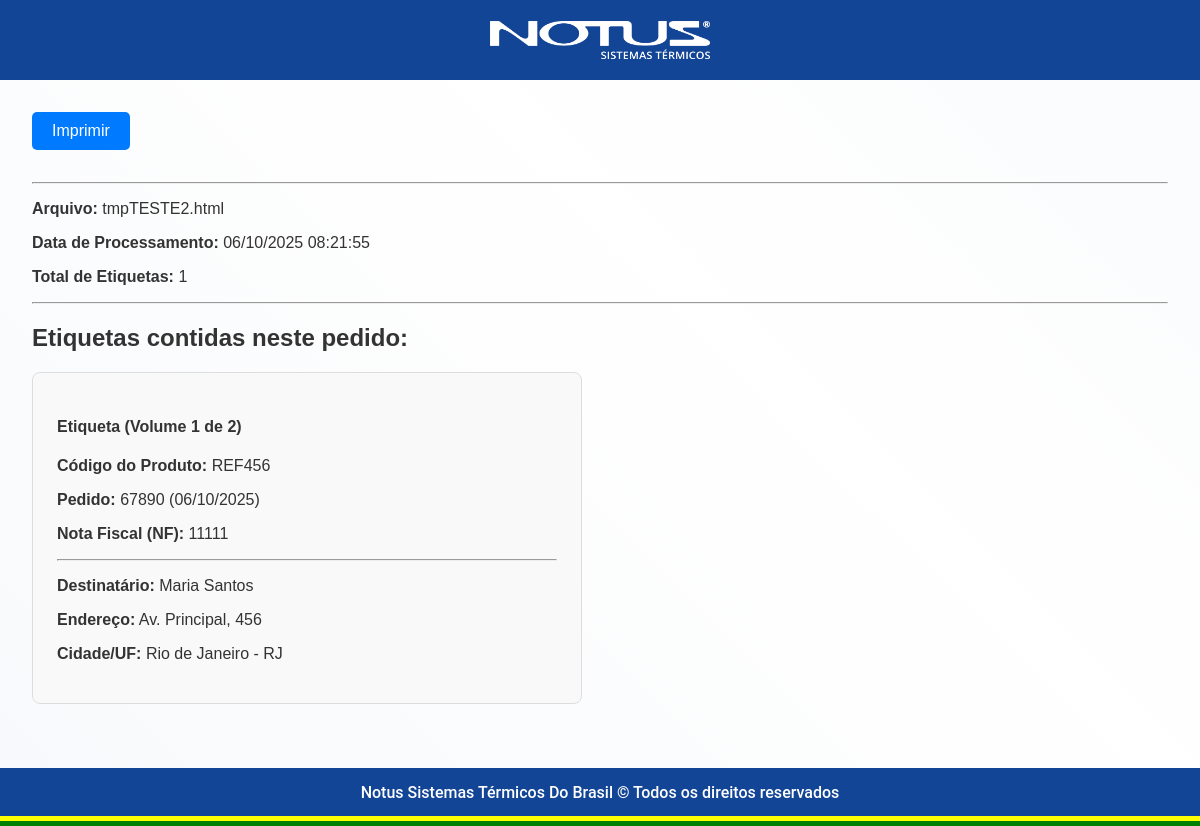
The page /arquivo/1 on the database its author committed.
### tables this page shows
CREATE TABLE arquivos_processados (
            id INTEGER PRIMARY KEY AUTOINCREMENT,
            nome_arquivo TEXT NOT NULL,
            data_processamento TIMESTAMP DEFAULT CURRENT_TIMESTAMP,
            status TEXT DEFAULT 'novo',
            checkin_usuario TEXT, caminho_arquivo TEXT, total_etiquetas INTEGER,
            FOREIGN KEY (checkin_usuario) REFERENCES usuarios(username)
        );

CREATE TABLE etiquetas (
            id INTEGER PRIMARY KEY AUTOINCREMENT,
            arquivo_id INTEGER NOT NULL,
            numero_pedido TEXT,
            nome_destinatario TEXT,
            volume_atual INTEGER,
            volume_total INTEGER,
            ref_numero TEXT,
            html_content TEXT, data_pedido TEXT, endereco_destinatario TEXT, cidade_destinatario TEXT, uf_destinatario TEXT, numero_nf TEXT,
            FOREIGN KEY (arquivo_id) REFERENCES arquivos_processados(id)
        );

### app.py (the view)
@app.route('/arquivo/<int:arquivo_id>')
def detalhes_arquivo(arquivo_id):
    conn = get_db_connection()
    arquivo_raw = conn.execute("SELECT * FROM arquivos_processados WHERE id = ?", (arquivo_id,)).fetchone()
    if arquivo_raw is None: abort(404)
    etiquetas = conn.execute("SELECT * FROM etiquetas WHERE arquivo_id = ? ORDER BY volume_atual", (arquivo_id,)).fetchall()
    conn.close()
    arquivo = dict(arquivo_raw)
    arquivo['data_processamento'] = converter_utc_para_local(arquivo['data_processamento'])
    return render_template('detalhes.html', arquivo=arquivo, etiquetas=etiquetas)

### app.py (called while the page is built)
def get_db_connection():
    conn = sqlite3.connect(DB_FILE)
    conn.row_factory = sqlite3.Row
    return conn

def converter_utc_para_local(data_utc_str):
    try:
        data_utc = datetime.strptime(data_utc_str, '%Y-%m-%d %H:%M:%S')
        data_utc = data_utc.replace(tzinfo=timezone.utc)
        brasilia_tz = timezone(timedelta(hours=-3))
        data_local = data_utc.astimezone(brasilia_tz)
        return data_local.strftime('%d/%m/%Y %H:%M:%S')
    except Exception:
        return data_utc_str

### templates/detalhes.html (shortened to what this page needs)
<!DOCTYPE html>
<html lang="pt-BR">
<head>
    <link rel="stylesheet" href="{{ url_for('static', filename='styles.css') }}">
</head>
<body>
    <header>
        <div  class="header-faixa">
            <img src="{{ url_for('static', filename='logo-notus-branco.png') }}" alt="Logo">
        </div>
    </header>
    <div id="conteudo-principal" class="container">
        <div class="header">
            <div>
                {% if arquivo.status == 'novo' %}
                    <a href="{{ url_for('marcar_como_impresso', arquivo_id=arquivo.id) }}" class="btn btn-print">Imprimir</a>
                {% elif arquivo.status == 'impresso' %}
                    <button class="btn" disabled>Já Impresso</button>
                {% elif arquivo.status == 'duplicado' %}
                    <button class="btn btn-warning" onclick="abrirModalDuplicado('{{ (etiquetas[0]).numero_pedido }}', {{ arquivo.id }})">Impressão Bloqueada (Duplicado)</button>
                {% endif %}
            </div>
        </div>
        <hr>
        <div class="info-arquivo">
            <p><strong>Arquivo:</strong> {{ arquivo.nome_arquivo }}</p>
            <p><strong>Data de Processamento:</strong> {{ arquivo.data_processamento }}</p>
            <p><strong>Total de Etiquetas:</strong> {{ arquivo.total_etiquetas }}</p>
        </div>
        <hr>
        <h2>Etiquetas contidas neste pedido:</h2>
        <div class="etiquetas-grid">
            {% for etiqueta in etiquetas %}
                <div class="etiqueta-container">
                    <h4>Etiqueta (Volume {{ etiqueta.volume_atual }} de {{ etiqueta.volume_total }})</h4>
                    <p><strong>Código do Produto:</strong> {{ etiqueta.ref_numero }}</p>
                    <p><strong>Pedido:</strong> {{ etiqueta.numero_pedido }} ({{ etiqueta.data_pedido }})</p>
                    <p><strong>Nota Fiscal (NF):</strong> {{ etiqueta.numero_nf }}</p>
                    <hr>
                    <p><strong>Destinatário:</strong> {{ etiqueta.nome_destinatario }}</p>
                    <p><strong>Endereço:</strong> {{ etiqueta.endereco_destinatario }}</p>
                    <p><strong>Cidade/UF:</strong> {{ etiqueta.cidade_destinatario }} - {{ etiqueta.uf_destinatario }}</p>
                </div>
            {% endfor %}
        </div>
    </div>
    <footer>
        <div  class="footer-faixa">
            <div">
                <p>Notus Sistemas Térmicos Do Brasil © Todos os direitos reservados</p>
            </div>
            <div class="faixa-amarela">
            </div>
            <div class="faixa-verde">
            </div>
    </footer>
</body>
</html>

### static/styles.css (style rules this page uses)
html, body { height: 100%; margin: 0; padding: 0; }
body { box-sizing: border-box; background-color: #ffff; color: #333333; font-family: sans-serif; display: flex; flex-direction: column; min-height: 100vh; }
body::before { content: ''; position: fixed; top: 0; left: 0; width: 100vw; height: 100vh; z-index: -1; pointer-events: none; background: linear-gradient(45deg, #134596, #fff, #134596); background-size: 200% 200%; animation: degradeAnimado 10s ease infinite; opacity: 0.05; }
.header-faixa { display: flex; justify-content: center; align-items: center; background-color: #134596; }
.header-faixa img { width: 220px; height: 60px; object-fit: contain; margin: 10px auto; }
.container { margin: 2em; flex: 1; }
footer { margin-top: auto; }
.footer-faixa { right: 0; left: 0; bottom: 0; height: 1rem; padding: 1rem 7%; display: flex; justify-content: center; align-items: first center; background-color: #134596; }
.footer-faixa p { font-family: "Roboto", sans-serif; font-size: 1rem; font-weight: 500; color: #fff; text-align: center; }
.faixa-amarela { background-color: yellow; width: 100%; height: 5px; }
.faixa-verde { background-color: green; width: 100%; height: 5px; }
a { text-decoration: none; color: inherit; }
.btn { padding: 10px 20px; font-size: 16px; cursor: pointer; border: none; border-radius: 5px; color: white; text-decoration: none; display: inline-block; }
.btn-print { background-color: #007BFF; }
.header { display: flex; justify-content: space-between; align-items: center; margin-bottom: 2em; }
#conteudo-principal { flex: 1; }
.etiquetas-grid { display: grid; grid-template-columns: repeat(2, 1fr); gap: 1.5em; margin-bottom: 2em; }
.etiqueta-container { border: 1px solid #ddd; padding: 1.5em; background: #f9f9f9; border-radius: 8px; width: 90%; }

### rows shown on the page
arquivos_processados: nome_arquivo "tmpTESTE2.html", data_processamento "06/10/2025 08:21:55", total_etiquetas "1"
etiquetas: volume_atual "1", volume_total "2", ref_numero "REF456", numero_pedido "67890", data_pedido "06/10/2025", numero_nf "11111", nome_destinatario "Maria Santos", endereco_destinatario "Av. Principal, 456", cidade_destinatario "Rio de Janeiro", uf_destinatario "RJ"
